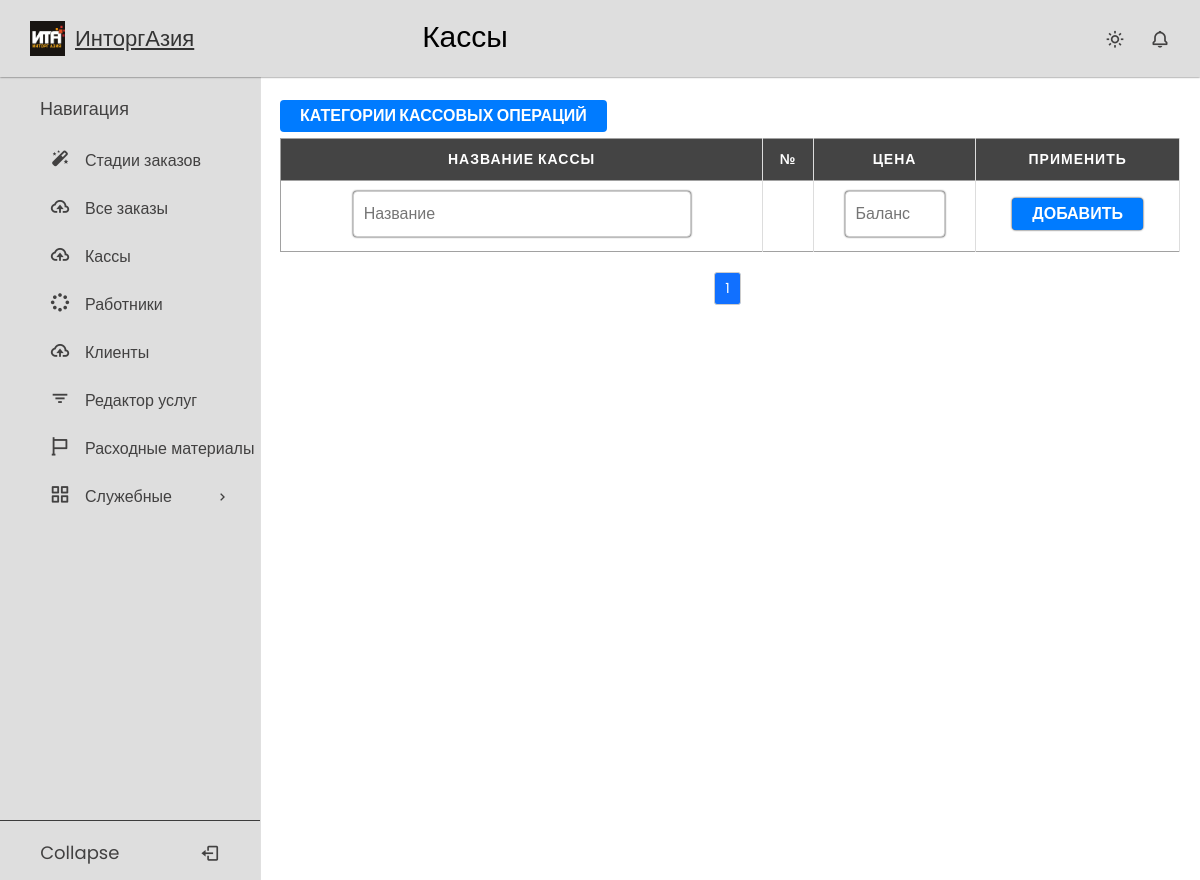
/cashboxes/ (signed in), run on an earlier commit of the app's database.
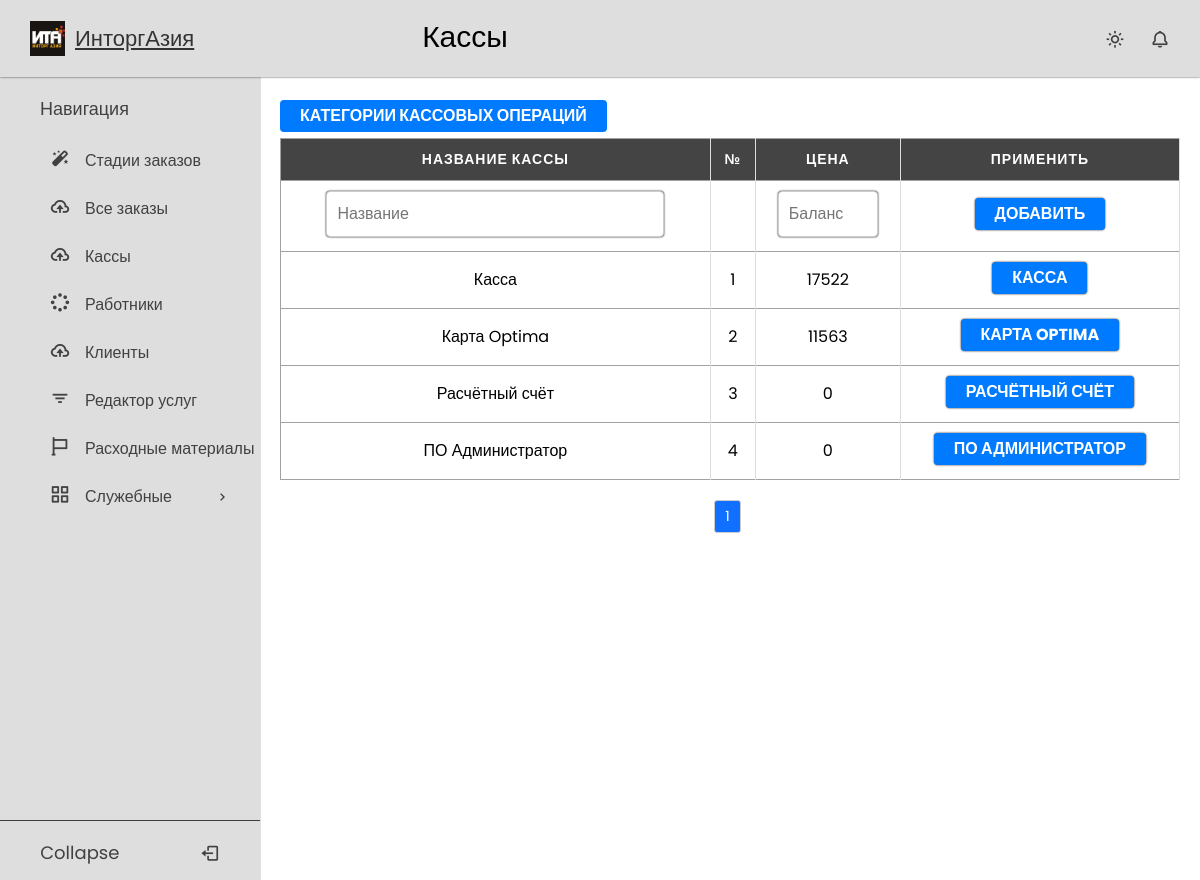
And on a later commit of the database.
### crm_app/models.py (models this page shows, shortened)
class Cashbox(models.Model):
    name = models.CharField(max_length=54)
    balance = models.IntegerField(default=0)

### crm_app/views.py (the view)
# urls.py: path('cashboxes/', CashboxListView.as_view(), name='cashbox_list'),
class CashboxListView(LockedView, ListView):
    model = Cashbox
    template_name = 'crmapp/cashbox_list.html'
    paginate_by = 20

### users/permissions.py (called while the page is built)
    def test_func(self):
        return self.request.user.user_type == UserType.WORKER

### templates/crmapp/cashbox_list.html (shortened to what this page needs)
{% extends 'base.html' %}
{% load static %}
{% block css %}
    <link rel="stylesheet" href="{% static 'css/tables.css' %}">
{% endblock %}
{% block page_title %}
Кассы
{% endblock %}
{% block content %}
    <div class="table-container">
        <a href="{% url 'operation_list' %}">
            <button>
                Категории кассовых операций
            </button>
        </a>
<table>
  <thead>
    <tr>
      <th data-label="Название кассы">Название кассы</th>
      <th data-label="№">№</th>
      <th data-label="Цена">Цена</th>
      <th data-label="Применить">Применить</th>
    </tr>
  </thead>
  <tbody>
    <form method="post" action="{% url 'cashbox_create' %}">
      <tr>
        <td data-label="Название кассы"><input type="text" placeholder="Название" name="name"></td>
        <td data-label="№"></td>
        <td data-label="Цена"><input type="number" placeholder="Баланс" name="balance"></td>
        <td data-label="Применить"><input type="submit" value="Добавить"></td>
      </tr>
    </form>
    {% for cashbox in object_list %}
      <tr>
          <td data-label="Название кассы">{{ cashbox.name }}</td>
          <td data-label="№">{{ cashbox.id }}</td>
          <td data-label="Цена">{{cashbox.balance }}</td>
          <td data-label="Применить"><a href="{% url 'cashbox_detail' cashbox.id %}"><input type="submit" value="{{ cashbox.name }}"></a></td>
      </tr>
    {% endfor %}
  </tbody>
</table>
    </div>
{% include 'includes/paginate.html' %}
{% endblock %}

### templates/base.html (shortened to what this page needs)
{% load static %}
<!doctype html>
<html lang="en">
<head>
    <link href="https://unpkg.com/boxicons@2.1.4/css/boxicons.min.css" rel="stylesheet" />
    <link rel="stylesheet" href="{% static 'css/null.css' %}">
    <link rel="stylesheet" href="{% static 'css/sidebar.css' %}">
    <link rel="stylesheet" href="{% static 'css/style.css' %}">
    {% block css %}
    {% endblock %}
</head>
<body>
    <nav class="navbar">
      <div class="logo_item">
        <img src="{% static 'imgs/icons/logo.png' %}" alt=""><a href="{% url 'dashboard' %}">ИнторгАзия</a>
      </div>
      <div class="search_bar">
      <div class="page_title">
            {% block page_title %}{% endblock %}
      </div>
      </div>
      <div class="navbar_content">
        <i class='bx bx-sun' id="darkLight"></i>
        <i class='bx bx-bell' ></i>
      </div>
    </nav>
{% if user.user_type == 'client' %}
    <nav class="sidebar">
      <div class="menu_content">
        <ul class="menu_items">
        <ul class="menu_items">
            <li class="item">
            <a href="{% url 'dashboard' %}" class="nav_link">
              <span class="navlink_icon">
                <i class="bx bxs-magic-wand"></i>
              </span>
              <span class="navlink">Стадии заказов</span>
            </a>
          </li>
            <li class="item">
            <a href="{% url 'my_orders' %}" class="nav_link">
              <span class="navlink_icon">
                <i class="bx bx-cloud-upload"></i>
              </span>
              <span class="navlink">Все заказы</span>
            </a>
          </li>
             <li class="item">
            <a href="{% url 'referal' %}" class="nav_link">
              <span class="navlink_icon">
                <i class="bx bx-cloud-upload"></i>
              </span>
              <span class="navlink">Реферал</span>
            </a>
          </li>
        </ul>
        <ul class="menu_items">
          <li class="item">
            <div href="#" class="nav_link submenu_item">
              <span class="navlink_icon">
                <i class="bx bx-grid-alt"></i>
              </span>
              <span class="navlink">Служебные</span>
              <i class="bx bx-chevron-right arrow-left"></i>
            </div>
            <ul class="menu_items submenu">
              <a href="{% url 'logout' %}" class="nav_link sublink">Выйти</a>
            </ul>
          </li>
        </ul>
        </ul>
        <div class="bottom_content">
          <div class="bottom expand_sidebar">
            <span> Expand</span>
            <i class='bx bx-log-in' ></i>
          </div>
          <div class="bottom collapse_sidebar">
            <span> Collapse</span>
            <i class='bx bx-log-out'></i>
          </div>
        </div>
        </div>
    </nav>
{% else %}
    <nav class="sidebar">
      <div class="menu_content">
        <ul class="menu_items">
        <ul class="menu_items">
          <div class="menu_title menu_editor"></div>
          <li class="item">
            <a href="{% url 'dashboard' %}" class="nav_link">
              <span class="navlink_icon">
                <i class="bx bxs-magic-wand"></i>
              </span>
              <span class="navlink">Стадии заказов</span>
            </a>
          </li>
            <li class="item">
            <a href="{% url 'order_list' %}" class="nav_link">
              <span class="navlink_icon">
                <i class="bx bx-cloud-upload"></i>
              </span>
              <span class="navlink">Все заказы</span>
            </a>
          </li>
            <li class="item">
            <a href="{% url 'cashbox_list' %}" class="nav_link">
              <span class="navlink_icon">
                <i class="bx bx-cloud-upload"></i>
              </span>
              <span class="navlink">Кассы</span>
            </a>
          </li>
          <li class="item">
            <a href="{% url 'employer_list' %}" class="nav_link">
              <span class="navlink_icon">
                <i class="bx bx-loader-circle"></i>
              </span>
              <span class="navlink">Работники</span>
            </a>
          </li>
            <li class="item">
            <a href="{% url 'client_list' %}" class="nav_link">
              <span class="navlink_icon">
                <i class="bx bx-cloud-upload"></i>
              </span>
              <span class="navlink">Клиенты</span>
            </a>
          </li>
        </ul>
        <ul class="menu_items">
        <li class="item">
            <a href="{% url 'service_list' %}" class="nav_link">
              <span class="navlink_icon">
                <i class="bx bx-filter"></i>
              </span>
              <span class="navlink">Редактор услуг</span>
            </a>
          </li>
            <li class="item">
            <a href="{% url 'consumable_list' %}" class="nav_link">
              <span class="navlink_icon">
                <i class="bx bx-flag"></i>
              </span>
              <span class="navlink">Расходные материалы</span>
            </a>
          </li>
          <li class="item">
            <div href="#" class="nav_link submenu_item">
              <span class="navlink_icon">
                <i class="bx bx-grid-alt"></i>
              </span>
              <span class="navlink">Служебные</span>
              <i class="bx bx-chevron-right arrow-left"></i>
            </div>
          </li>
        </ul>
        </ul>
        <div class="bottom_content">
          <div class="bottom expand_sidebar">
            <span> Expand</span>
          </div>
          <div class="bottom collapse_sidebar">
            <span> Collapse</span>
            <i class='bx bx-log-out'></i>
          </div>
        </div>
        </div>
    </nav>
    {% endif %}
  <div class="content">
  <div class="container">
  <div class="main">
    {% block content %}
    {% endblock %}
  </div>
  </div>
  </div>
</body>
</html>

### templates/includes/paginate.html (shortened to what this page needs)
<div class="services__pagging pagging">
    <ul class="pagging__list">
        {% for page in paginator.page_range %}
            {% if page == page_obj.number %}
                <li class="pagging__item -active">
                    <span class="pagging__link">{{ page }}</span>
                </li>
            {% else %}
                {% if page > page_obj.number|add:'-3' and page < page_obj.number|add:'3' %}
                    <li class="pagging__item">
                        <a href="?page={{ page }}" class="pagging__link">{{ page }}</a>
                    </li>
                {% endif %}
            {% endif %}
        {% endfor %}
    </ul>
</div>

### static/css/null.css (style rules this page uses)
*, *::before, *::after { box-sizing: border-box; }
ul[class], ol[class] { padding: 0; }
body, h1, h2, h3, h4, p, ul[class], ol[class], li, figure, figcaption, blockquote, dl, dd { list-style-type: none; margin: 0; }
body { min-height: 100vh; scroll-behavior: smooth; text-rendering: optimizeSpeed; line-height: 1.5; }
ul[class], ol[class] { list-style: none; padding: 0; margin: 0; }
a:not([class]) { text-decoration-skip-ink: auto; }
img { max-width: 100%; display: block; }
input, button, textarea, select { font: inherit; }

### static/css/sidebar.css (style rules this page uses)
* { margin: 0; padding: 0; box-sizing: border-box; font-family: "Poppins", sans-serif; }
:root { --white-color: #dedede; --blue-color: #1655ff; --grey-color: #424141; --grey-color-light: rgba(0, 0, 0, 0.73); }
body { background-color: #ffffff; transition: all 0.5s ease; }
body a { color: #333333; text-decoration: underline; }
.navbar { position: fixed; top: 0; width: 100%; left: 0; background-color: var(--white-color); display: flex; align-items: center; justify-content: space-between; padding: 15px 30px; z-index: 1000; box-shadow: 0 0 2px var(--grey-color-light); }
.logo_item { display: flex; align-items: center; column-gap: 10px; font-size: 22px; font-weight: 500; color: var(--blue-color); }
.navbar img { width: 35px; height: 35px; }
.search_bar { height: 47px; max-width: 430px; width: 100%; }
.navbar_content { display: flex; align-items: center; column-gap: 25px; }
.navbar_content i { cursor: pointer; font-size: 20px; color: var(--grey-color); }
.sidebar { background-color: var(--white-color); width: 260px; position: fixed; top: 0; left: 0; height: 100%; padding: 80px 20px; z-index: 100; overflow-y: scroll; box-shadow: 0 0 1px var(--grey-color-light); transition: all 0.5s ease; }
.menu_content { position: relative; }
.menu_title { margin: 15px 0; padding: 0 20px; font-size: 18px; }
.menu_title::before { color: var(--grey-color); white-space: nowrap; }
.menu_editor::before { content: "Навигация"; }
.menu_items { padding: 0; list-style: none; }
.navlink_icon { position: relative; font-size: 22px; min-width: 50px; line-height: 40px; display: inline-block; text-align: center; border-radius: 6px; }
.navlink_icon::before { content: ""; position: absolute; height: 100%; width: calc(100% + 100px); left: -20px; }
.sidebar .nav_link { display: flex; align-items: center; width: 100%; padding: 4px 15px; border-radius: 8px; text-decoration: none; color: var(--grey-color); white-space: nowrap; }
.submenu_item { cursor: pointer; }
.submenu_item .arrow-left { position: absolute; right: 10px; display: inline-block; margin-right: auto; }
.bottom_content { position: fixed; bottom: 60px; left: 0; width: 260px; cursor: pointer; transition: all 0.5s ease; }
.bottom { position: absolute; display: flex; align-items: center; left: 0; justify-content: space-around; padding: 18px 0; text-align: center; width: 100%; color: var(--grey-color); border-top: 1px solid var(--grey-color-light); background-color: var(--white-color); }
.bottom i { font-size: 20px; }
.bottom span { font-size: 18px; }
.content { margin-left: 260px; margin-top: 80px; padding: 20px; transition: all 0.5s ease; }

### static/css/style.css (style rules this page uses)
input[type="text"], input[type="password"], select, input[type="email"] { margin-bottom: 4px; padding: 10px; border: 1px solid #ccc; border-radius: 4px; font-size: 16px; color: #111; box-shadow: 0 0 2px black; }
input[type="number"] { margin-bottom: 4px; width: 100px; padding: 10px; border: 1px solid #ccc; border-radius: 4px; font-size: 16px; color: #111; box-shadow:0 0 2px black; }
input[type="submit"] { margin-bottom: 4px; padding: 4px 20px; background-color: #007bff; color: #fff; border: none; border-radius: 4px; font-size: 16px; font-weight: bold; text-transform: uppercase; transition: background-color 0.3s ease; cursor: pointer; box-shadow:0 0 2px black; }
button { margin-bottom: 6px; padding: 4px 20px; background-color: #007bff; color: #fff; border: none; border-radius: 4px; font-size: 16px; font-weight: bold; text-transform: uppercase; transition: background-color 0.3s ease; cursor: pointer; }
a { text-decoration: none; }
.page_title { font-size: 30px; width: 800px; max-height: 60px; }

What changed in the data, as far as the page shows it:
added Cashbox: name "Касса", id "1", balance "17522"
added Cashbox: name "Карта Optima", id "2", balance "11563"
added Cashbox: name "Расчётный счёт", id "3", balance "0"
added Cashbox: name "ПО Администратор", id "4", balance "0"
